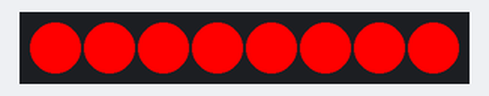
A program run on a simulated ESP32 board running MicroPython. Shown: 8 RGB LEDs in strip order, left to right. At 6.0 s the program stops and its outputs stay as they are.

Above: at 0.1 s.
At 2.1 s:
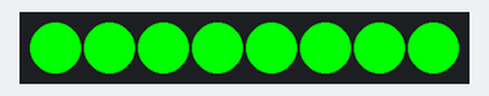
At 4.1 s:
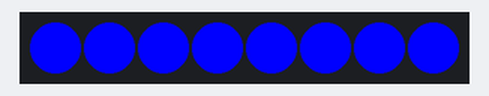
Timing chart, 0 to 7.5 s (numbered marks = the images above):
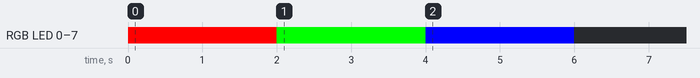

The program:

light-rgb.py
```python
from machine import Pin
from neopixel import NeoPixel
from time import sleep

PIXEL_PIN = Pin(5, Pin.OUT)
PIXEL_COUNT = 8

np = NeoPixel(PIXEL_PIN, PIXEL_COUNT)
np.fill((0,0,0))
np.write()

np.fill((255,0,0))
np.write()
sleep(2)

np.fill((0,255,0))
np.write()
sleep(2)

np.fill((0,0,255))
np.write()
sleep(2)

np.fill((0,0,0))
np.write()
```

Measured:
- by itself, RGB LED 0–7: off → RGB(255, 0, 0) at 0.00 s, → RGB(0, 255, 0) 2.0 s later, → RGB(0, 0, 255) 2.0 s later, → off 2.0 s later
- what the display in image 1 shows lasts 2.0 s, from 2.0 s to 4.0 s
